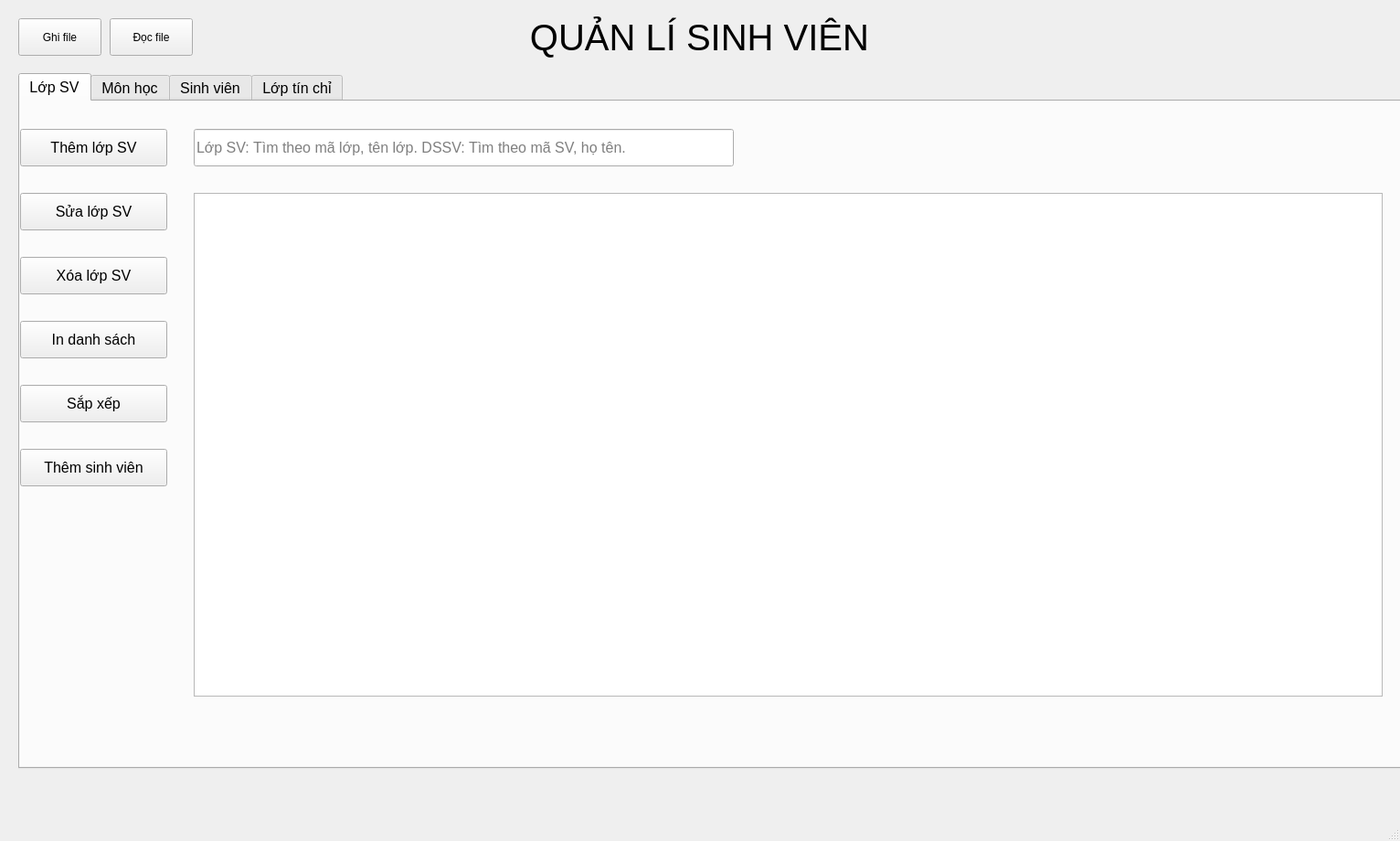
<?xml version="1.0" encoding="UTF-8"?>
<ui version="4.0">
 <class>MainWindow</class>
 <widget class="QMainWindow" name="MainWindow">
  <property name="geometry">
   <rect>
    <x>0</x>
    <y>0</y>
    <width>1532</width>
    <height>920</height>
   </rect>
  </property>
  <property name="windowTitle">
   <string>MainWindow</string>
  </property>
  <widget class="QWidget" name="centralwidget">
   <widget class="QTabWidget" name="TabWidget">
    <property name="geometry">
     <rect>
      <x>20</x>
      <y>80</y>
      <width>1881</width>
      <height>761</height>
     </rect>
    </property>
    <property name="maximumSize">
     <size>
      <width>2000</width>
      <height>1500</height>
     </size>
    </property>
    <property name="font">
     <font>
      <pointsize>12</pointsize>
     </font>
    </property>
    <property name="tabPosition">
     <enum>QTabWidget::TabPosition::North</enum>
    </property>
    <property name="currentIndex">
     <number>0</number>
    </property>
    <property name="elideMode">
     <enum>Qt::TextElideMode::ElideNone</enum>
    </property>
    <widget class="QWidget" name="tab">
     <attribute name="title">
      <string>Lớp SV</string>
     </attribute>
     <widget class="QPushButton" name="listClassesButton">
      <property name="geometry">
       <rect>
        <x>0</x>
        <y>240</y>
        <width>161</width>
        <height>41</height>
       </rect>
      </property>
      <property name="text">
       <string>In danh sách</string>
      </property>
     </widget>
     <widget class="QPushButton" name="deleteClassButton">
      <property name="geometry">
       <rect>
        <x>0</x>
        <y>170</y>
        <width>161</width>
        <height>41</height>
       </rect>
      </property>
      <property name="text">
       <string>Xóa lớp SV</string>
      </property>
     </widget>
     <widget class="QPushButton" name="editClassButton">
      <property name="geometry">
       <rect>
        <x>0</x>
        <y>100</y>
        <width>161</width>
        <height>41</height>
       </rect>
      </property>
      <property name="text">
       <string>Sửa lớp SV</string>
      </property>
     </widget>
     <widget class="QPushButton" name="addClassButton">
      <property name="geometry">
       <rect>
        <x>0</x>
        <y>30</y>
        <width>161</width>
        <height>41</height>
       </rect>
      </property>
      <property name="text">
       <string>Thêm lớp SV</string>
      </property>
     </widget>
     <widget class="QPushButton" name="listSortedStudentsButton">
      <property name="geometry">
       <rect>
        <x>0</x>
        <y>310</y>
        <width>161</width>
        <height>41</height>
       </rect>
      </property>
      <property name="text">
       <string>Sắp xếp</string>
      </property>
     </widget>
     <widget class="QLineEdit" name="lopSVSearchLineEdit">
      <property name="geometry">
       <rect>
        <x>190</x>
        <y>30</y>
        <width>591</width>
        <height>41</height>
       </rect>
      </property>
      <property name="placeholderText">
       <string>Lớp SV: Tìm theo mã lớp, tên lớp. DSSV: Tìm theo mã SV, họ tên.</string>
      </property>
     </widget>
     <widget class="QPushButton" name="addStudentsButton">
      <property name="geometry">
       <rect>
        <x>0</x>
        <y>380</y>
        <width>161</width>
        <height>41</height>
       </rect>
      </property>
      <property name="text">
       <string>Thêm sinh viên</string>
      </property>
     </widget>
     <widget class="QTableWidget" name="lopSVTableView">
      <property name="geometry">
       <rect>
        <x>190</x>
        <y>100</y>
        <width>1301</width>
        <height>551</height>
       </rect>
      </property>
     </widget>
    </widget>
    <widget class="QWidget" name="tab_2">
     <attribute name="title">
      <string>Môn học</string>
     </attribute>
     <widget class="QPushButton" name="addSubjectButton">
      <property name="geometry">
       <rect>
        <x>0</x>
        <y>30</y>
        <width>161</width>
        <height>41</height>
       </rect>
      </property>
      <property name="text">
       <string>Thêm môn học</string>
      </property>
     </widget>
     <widget class="QPushButton" name="editSubjectButton">
      <property name="geometry">
       <rect>
        <x>0</x>
        <y>100</y>
        <width>161</width>
        <height>41</height>
       </rect>
      </property>
      <property name="text">
       <string>Sửa môn học</string>
      </property>
     </widget>
     <widget class="QPushButton" name="deleteSubjectButton">
      <property name="geometry">
       <rect>
        <x>0</x>
        <y>170</y>
        <width>161</width>
        <height>41</height>
       </rect>
      </property>
      <property name="text">
       <string>Xóa môn học</string>
      </property>
     </widget>
     <widget class="QPushButton" name="listSubjectsButton">
      <property name="geometry">
       <rect>
        <x>0</x>
        <y>240</y>
        <width>161</width>
        <height>41</height>
       </rect>
      </property>
      <property name="text">
       <string>Cập nhật DS</string>
      </property>
     </widget>
     <widget class="QLineEdit" name="monHocSearchLineEdit">
      <property name="geometry">
       <rect>
        <x>190</x>
        <y>30</y>
        <width>481</width>
        <height>41</height>
       </rect>
      </property>
      <property name="placeholderText">
       <string>Tìm theo mã môn học, tên môn học</string>
      </property>
     </widget>
     <widget class="QTableWidget" name="monHocTableView">
      <property name="geometry">
       <rect>
        <x>190</x>
        <y>100</y>
        <width>1301</width>
        <height>551</height>
       </rect>
      </property>
     </widget>
    </widget>
    <widget class="QWidget" name="tab_3">
     <attribute name="title">
      <string>Sinh viên</string>
     </attribute>
     <widget class="QPushButton" name="listAllStudentsButton">
      <property name="geometry">
       <rect>
        <x>0</x>
        <y>30</y>
        <width>161</width>
        <height>41</height>
       </rect>
      </property>
      <property name="text">
       <string>Xem DSSV</string>
      </property>
     </widget>
     <widget class="QLineEdit" name="sinhVienSearchLineEdit">
      <property name="geometry">
       <rect>
        <x>190</x>
        <y>30</y>
        <width>481</width>
        <height>41</height>
       </rect>
      </property>
      <property name="placeholderText">
       <string>Tìm theo mã sinh viên, họ, tên</string>
      </property>
     </widget>
     <widget class="QPushButton" name="editStudentButton">
      <property name="geometry">
       <rect>
        <x>0</x>
        <y>170</y>
        <width>161</width>
        <height>41</height>
       </rect>
      </property>
      <property name="text">
       <string>Sửa SV</string>
      </property>
     </widget>
     <widget class="QPushButton" name="deleteStudentButton">
      <property name="geometry">
       <rect>
        <x>0</x>
        <y>240</y>
        <width>161</width>
        <height>41</height>
       </rect>
      </property>
      <property name="text">
       <string>Xoá SV</string>
      </property>
     </widget>
     <widget class="QPushButton" name="addStudentButton">
      <property name="geometry">
       <rect>
        <x>0</x>
        <y>100</y>
        <width>161</width>
        <height>41</height>
       </rect>
      </property>
      <property name="text">
       <string>Thêm SV</string>
      </property>
     </widget>
     <widget class="QTableWidget" name="sinhVienTableView">
      <property name="geometry">
       <rect>
        <x>190</x>
        <y>100</y>
        <width>1301</width>
        <height>551</height>
       </rect>
      </property>
     </widget>
    </widget>
    <widget class="QWidget" name="tab_4">
     <attribute name="title">
      <string>Lớp tín chỉ</string>
     </attribute>
     <widget class="QPushButton" name="editCreditClassButton">
      <property name="geometry">
       <rect>
        <x>0</x>
        <y>100</y>
        <width>161</width>
        <height>41</height>
       </rect>
      </property>
      <property name="text">
       <string>Sửa lớp TC</string>
      </property>
     </widget>
     <widget class="QPushButton" name="deleteCreditClassButton">
      <property name="geometry">
       <rect>
        <x>0</x>
        <y>170</y>
        <width>161</width>
        <height>41</height>
       </rect>
      </property>
      <property name="text">
       <string>Xóa lớp TC</string>
      </property>
     </widget>
     <widget class="QPushButton" name="enterScoresButton">
      <property name="geometry">
       <rect>
        <x>0</x>
        <y>310</y>
        <width>161</width>
        <height>41</height>
       </rect>
      </property>
      <property name="text">
       <string>Nhập điểm</string>
      </property>
     </widget>
     <widget class="QPushButton" name="addCreditClassButton">
      <property name="geometry">
       <rect>
        <x>0</x>
        <y>30</y>
        <width>161</width>
        <height>41</height>
       </rect>
      </property>
      <property name="text">
       <string>Thêm lớp TC</string>
      </property>
     </widget>
     <widget class="QPushButton" name="registerStudentButton">
      <property name="geometry">
       <rect>
        <x>0</x>
        <y>240</y>
        <width>161</width>
        <height>41</height>
       </rect>
      </property>
      <property name="text">
       <string>Đăng kí SV</string>
      </property>
     </widget>
     <widget class="QLineEdit" name="lopTCSearchLineEdit">
      <property name="geometry">
       <rect>
        <x>380</x>
        <y>30</y>
        <width>481</width>
        <height>41</height>
       </rect>
      </property>
      <property name="placeholderText">
       <string>Tìm theo mã lớp TC, mã MH, tên MH.</string>
      </property>
     </widget>
     <widget class="QPushButton" name="listRegisteredStudentsButton">
      <property name="geometry">
       <rect>
        <x>0</x>
        <y>380</y>
        <width>161</width>
        <height>41</height>
       </rect>
      </property>
      <property name="text">
       <string>Xem SV đăng kí</string>
      </property>
     </widget>
     <widget class="QPushButton" name="printScoresButton">
      <property name="geometry">
       <rect>
        <x>0</x>
        <y>450</y>
        <width>161</width>
        <height>41</height>
       </rect>
      </property>
      <property name="text">
       <string>In điểm</string>
      </property>
     </widget>
     <widget class="QPushButton" name="printAvgScoresButton">
      <property name="geometry">
       <rect>
        <x>0</x>
        <y>520</y>
        <width>161</width>
        <height>41</height>
       </rect>
      </property>
      <property name="text">
       <string>In điểm TB</string>
      </property>
     </widget>
     <widget class="QPushButton" name="printTotalScoresButton">
      <property name="geometry">
       <rect>
        <x>0</x>
        <y>590</y>
        <width>161</width>
        <height>41</height>
       </rect>
      </property>
      <property name="text">
       <string>In điểm tổng</string>
      </property>
     </widget>
     <widget class="QTableWidget" name="lopTCTableView">
      <property name="geometry">
       <rect>
        <x>380</x>
        <y>100</y>
        <width>1111</width>
        <height>551</height>
       </rect>
      </property>
     </widget>
     <widget class="QPushButton" name="disableCreditClassButton">
      <property name="geometry">
       <rect>
        <x>190</x>
        <y>28</y>
        <width>161</width>
        <height>41</height>
       </rect>
      </property>
      <property name="text">
       <string>Hủy lớp TC</string>
      </property>
     </widget>
     <widget class="QPushButton" name="printCreditClassButton">
      <property name="geometry">
       <rect>
        <x>190</x>
        <y>100</y>
        <width>161</width>
        <height>41</height>
       </rect>
      </property>
      <property name="text">
       <string>In lớp TC</string>
      </property>
     </widget>
    </widget>
   </widget>
   <widget class="QLabel" name="label">
    <property name="geometry">
     <rect>
      <x>0</x>
      <y>0</y>
      <width>1531</width>
      <height>81</height>
     </rect>
    </property>
    <property name="font">
     <font>
      <pointsize>30</pointsize>
     </font>
    </property>
    <property name="text">
     <string>QUẢN LÍ SINH VIÊN</string>
    </property>
    <property name="scaledContents">
     <bool>false</bool>
    </property>
    <property name="alignment">
     <set>Qt::AlignmentFlag::AlignCenter</set>
    </property>
    <property name="margin">
     <number>-3</number>
    </property>
   </widget>
   <widget class="QPushButton" name="writeFileButton">
    <property name="geometry">
     <rect>
      <x>20</x>
      <y>20</y>
      <width>91</width>
      <height>41</height>
     </rect>
    </property>
    <property name="text">
     <string>Ghi file</string>
    </property>
   </widget>
   <widget class="QPushButton" name="readFileButton">
    <property name="geometry">
     <rect>
      <x>120</x>
      <y>20</y>
      <width>91</width>
      <height>41</height>
     </rect>
    </property>
    <property name="text">
     <string>Đọc file</string>
    </property>
   </widget>
  </widget>
  <widget class="QStatusBar" name="statusbar"/>
  <action name="actionRead">
   <property name="text">
    <string>Read</string>
   </property>
  </action>
  <action name="actionWrite">
   <property name="text">
    <string>Write</string>
   </property>
  </action>
 </widget>
 <resources/>
 <connections/>
</ui>
